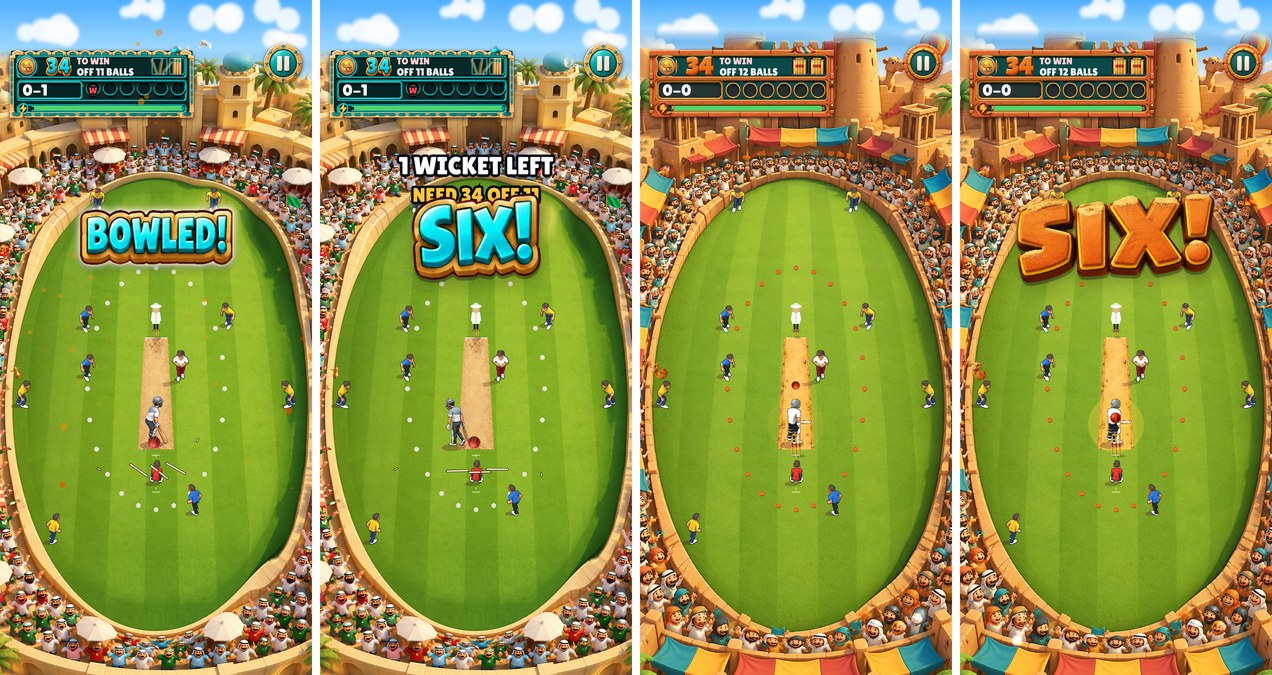
#> input picture art/grounds/desert/close_redo.jpg, 1272 x 675 px
$ python affine.py close_redo.jpg
#> lines starting #> are read from the running program, lines starting #| are printed output that depends on the picture
# Close-camera v3: the painted field is a clean ellipse (fit_grass dev < 2 px), so map it onto the coded oval with ONE affine scale
# (no local warp, no snap_ring -> boards and crowd stay undistorted). Rows above the painted top are reported for sky_top.py.
import numpy as np, cv2, sys
W,H=1170,2532; cx,cy,ax,ay=.5*W,.6*H,.46*W,.335*H
img=cv2.imread(sys.argv[1]); ex,ey,ew,eh=np.load('ell.npy')
#> further down, img is the input picture: shape (675, 1272, 3); mean B, G, R 78, 148.6, 144.7
#> (reads art/grounds/funfair/ell.npy from the repository)
sx,sy=2*ax/ew,2*ay/eh; M=np.float32([[sx,0,cx-ex*sx],[0,sy,cy-ey*sy]])
o=cv2.warpAffine(img,M,(W,H),flags=cv2.INTER_LANCZOS4,borderMode=cv2.BORDER_REFLECT)
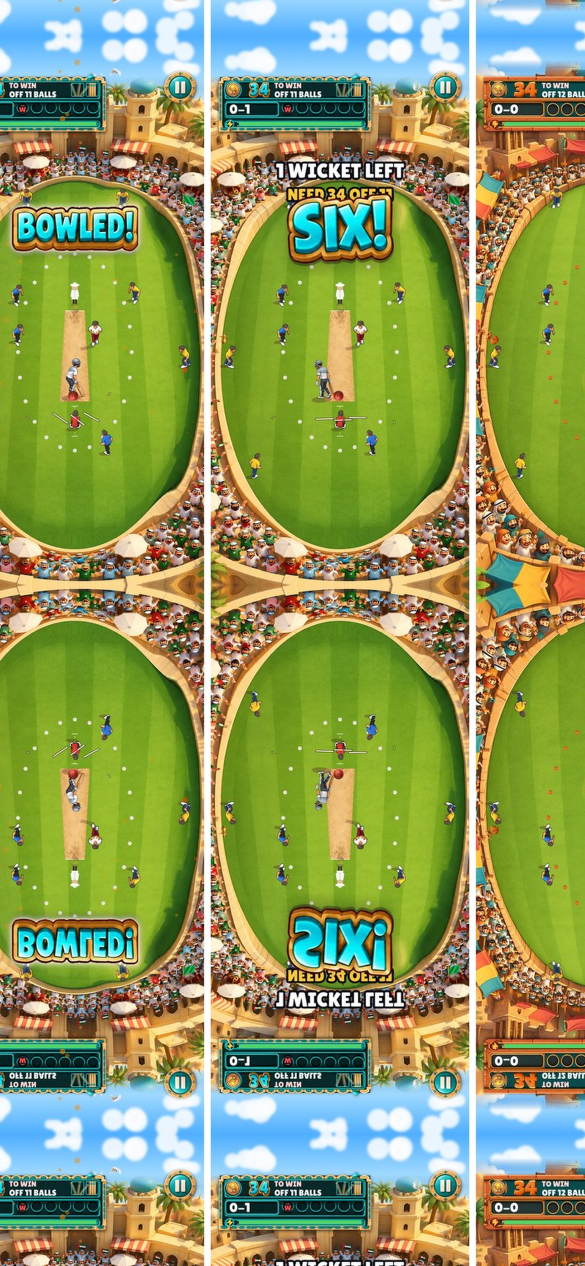
#> o: shape (2532, 1170, 3) (shown at 1/2 size); mean B, G, R 93.4, 153.2, 140.9
cv2.imwrite('plate.png',o); top=int(np.ceil(max(0,cy-ey*sy))); print('scale x %.3f y %.3f (y/x %.3f) empty top rows %d'%(sx,sy,sy/sx,top))
#| scale x 1.657 y 1.627 (y/x 0.982) empty top rows 73
